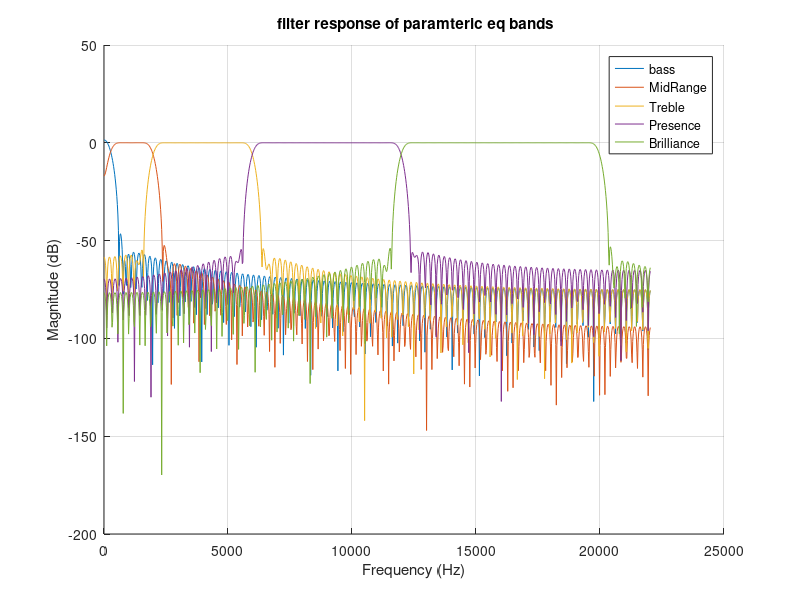

Here is the MATLAB script that generated this plot: (Note: this script raises an error after producing the figure.)
clc

Fs = 44100;
fmax = Fs/2;

N = 200;
bands = {'bass',20,250;
    'MidRange',250,2000;
    'Treble',2000,6000;
    'Presence',6000,12000;
    'Brilliance',12000,20000;};

% to store the values
filters = struct();

figure;
hold on;

title(' filter response of paramteric eq bands');

for i=1:size(bands,1)
    bandName = bands{i,1};
    f1=bands{i,2}; 
    f2= bands{i,3};

    % normalise freq
    Wn=[f1 f2]/fmax;

    %bandpass filter with hamming window
    b=fir1(N,Wn,"bandpass",hamming(N+1));
    filters.(bandName)=b;

    [h,w]= freqz(b,1,1024,Fs);
    plot(w,20*log10(abs(h)),'DisplayName',bandName);

end

xlabel('Frequency (Hz)');
ylabel('Magnitude (dB)');
grid on;
legend show;

[x,Fs]= audioread('audio_f1.wav');
x=x(:,1);

gains = struct('bass',1.8,'MidRange',0.7,'Treble',0,'Presence',1,'Brilliance',0.5);

y= zeros(size(x));

bandNames =fieldnames(filters);

for i=1:length(bandNames)
name = bandNames{i};
b= filters.(name);
bandsignal = filter(b,1,x);
y = y+gains.(name)*bandsignal;
end

y= y/(max(abs(y)));
sound(y,Fs);

audiowrite('filterd_audio.wav',y,Fs);
